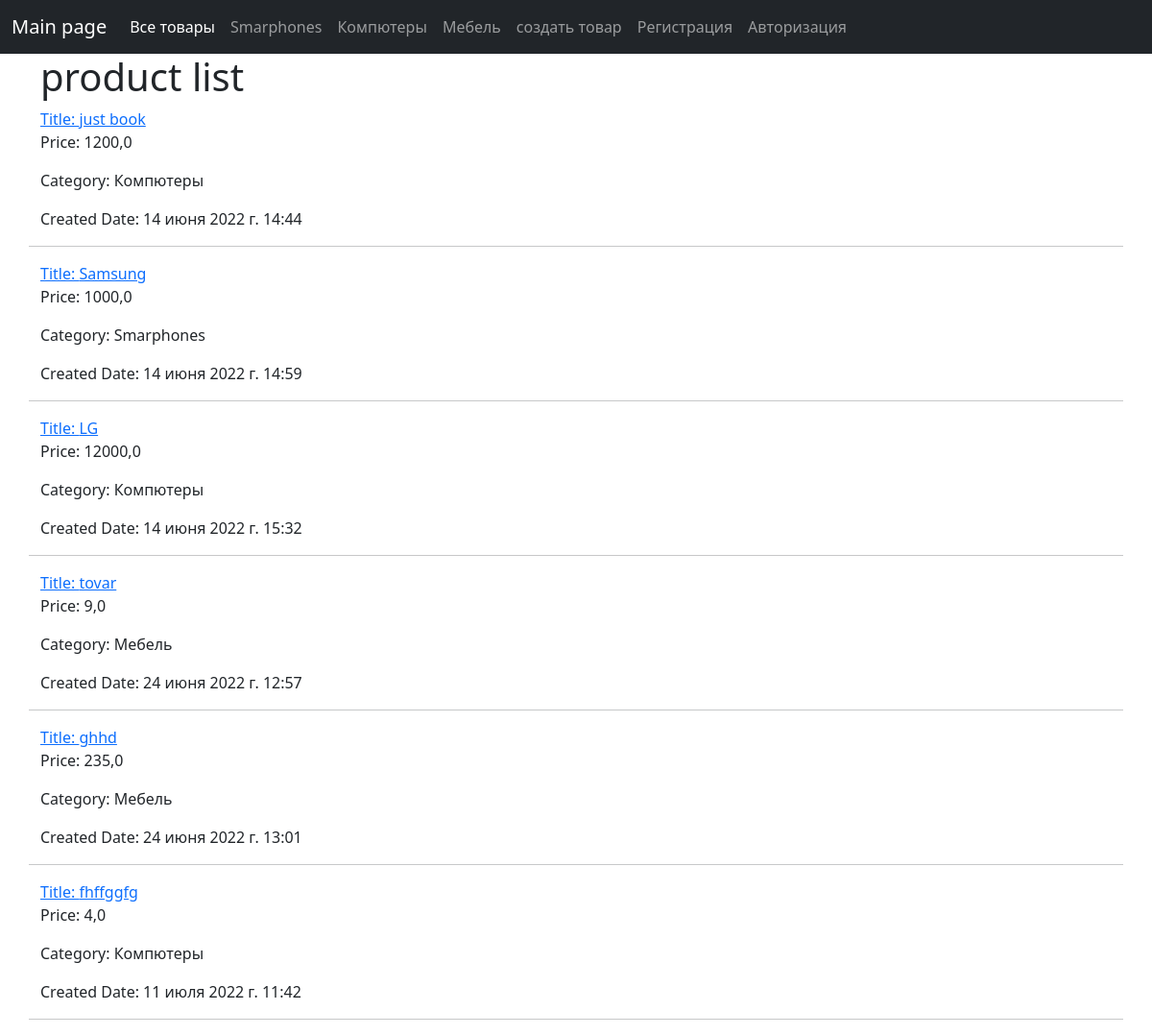
Screenshot of /products/ with the database file from the repository.
### main/models.py (models this page shows, shortened)
class Category(models.Model):
    class Meta:
        verbose_name = 'категория'
        verbose_name_plural = 'категории'
    name = models.CharField(max_length=100, verbose_name='Названия')

class Product(models.Model):
    class Meta:
        verbose_name = 'товар'
        verbose_name_plural = 'товары'
    category = models.ForeignKey(Category, on_delete=models.CASCADE,
                                 null=True, verbose_name='Категории')
    tags = models.ManyToManyField(Tag, blank=True, verbose_name='Тэги')
    name = models.CharField(max_length=1000, unique=True, verbose_name='Названия')
    description = models.TextField(blank=True, verbose_name='Названия')
    price = models.FloatField(verbose_name='Цена (в долларах)')
    is_active = models.BooleanField(default=True, verbose_name='Активен')
    created_at = models.DateTimeField(auto_now_add=True, verbose_name='Дата создания')
    updated_at = models.DateTimeField(auto_now=True, verbose_name='Дата изменение')
    image = models.ImageField(upload_to='products', null=True, verbose_name='Картинка')

### main/views.py (the view)
# urls.py: path('products/', views.ProductListView.as_view()),
class ProductListView(ContextData, ListView):
    queryset = Product.objects.all()
    template_name = 'products.html'
    context_object_name = 'product_list'

### main/views.py (called while the page is built)
    def get_context_data(self, *, object_list=None, **kwargs):
        context = super().get_context_data()
        context['category_list'] = Category.objects.all()
        return context

### templates/products.html (shortened to what this page needs)
{% extends 'layout.html' %}
{% block content %}
        <h1> product list</h1>
{% for product in product_list %}
     <a href="/products/{{product.id}}/">Title: {{product.name }}</a>
     <p>Price: {{product.price }}</p>
     <p>Category: {{product.category.name }}</p>
     <p>Created Date: {{product.created_at }}</p>
     <hr/>
{% endfor %}
{% endblock %}

### templates/layout.html (shortened to what this page needs)
{% load static %}
<!DOCTYPE html>
<html lang="en">
<head>
    <link rel="stylesheet" href="https://cdn.jsdelivr.net/npm/bootstrap@5.2.0-beta1/dist/css/bootstrap.min.css">
    <link rel="stylesheet" href="{% static 'css/style.css' %}">
</head>
<body>
<nav class="navbar navbar-expand-lg bg-dark navbar-dark ">
    <div class="container-fluid">
        <a class="navbar-brand" href="/">Main page</a>
        <div class="collapse navbar-collapse" id="navbarNav">
            <ul class="navbar-nav">
                <li class="nav-item">
                    <a class="nav-link active" aria-current="page" href="/products/">Все товары </a>
                </li>
                {% for category in category_list %}
                <li class="nav-item">
                    <a class="nav-link" href="/category/{{ category.id }}/products/">{{ category.name }}</a>
                </li>
                {% endfor %}
                <li class="nav-item">
                    <a class="nav-link" href="/add_product/">создать товар</a>
                </li>
                <li class="nav-item">
                    <a class="nav-link" href="/register/">Рeгистрация</a>
                </li>
                {% if user.is_anonymous %}
                <li class="nav-item">
                    <a class="nav-link" href="/login/">Авторизация</a>
                </li>
                {% else %}
                <li class="nav-item">
                    <a class="nav-link" href="/logout/">Выйти ({{ user.username }})</a>
                </li>
                {% endif %}
            </ul>
        </div>
    </div>
</nav>
<div class="container">
    <div class="row">
        {% block content %}
        {% endblock %}
    </div>
</div>
</body>
</html>

### rows the page displays
Category: name "Smarphones"
Category: name "Компютеры"
Category: name "Мебель"
Product: name "just book", price "1200,0", category.name "Компютеры", created_at "14 июня 2022 г. 14:44"
Product: name "Samsung", price "1000,0", category.name "Smarphones", created_at "14 июня 2022 г. 14:59"
Product: name "LG", price "12000,0", category.name "Компютеры", created_at "14 июня 2022 г. 15:32"
Product: name "tovar", price "9,0", category.name "Мебель", created_at "24 июня 2022 г. 12:57"
Product: name "ghhd", price "235,0", category.name "Мебель", created_at "24 июня 2022 г. 13:01"
Product: name "fhffggfg", price "4,0", category.name "Компютеры", created_at "11 июля 2022 г. 11:42"
